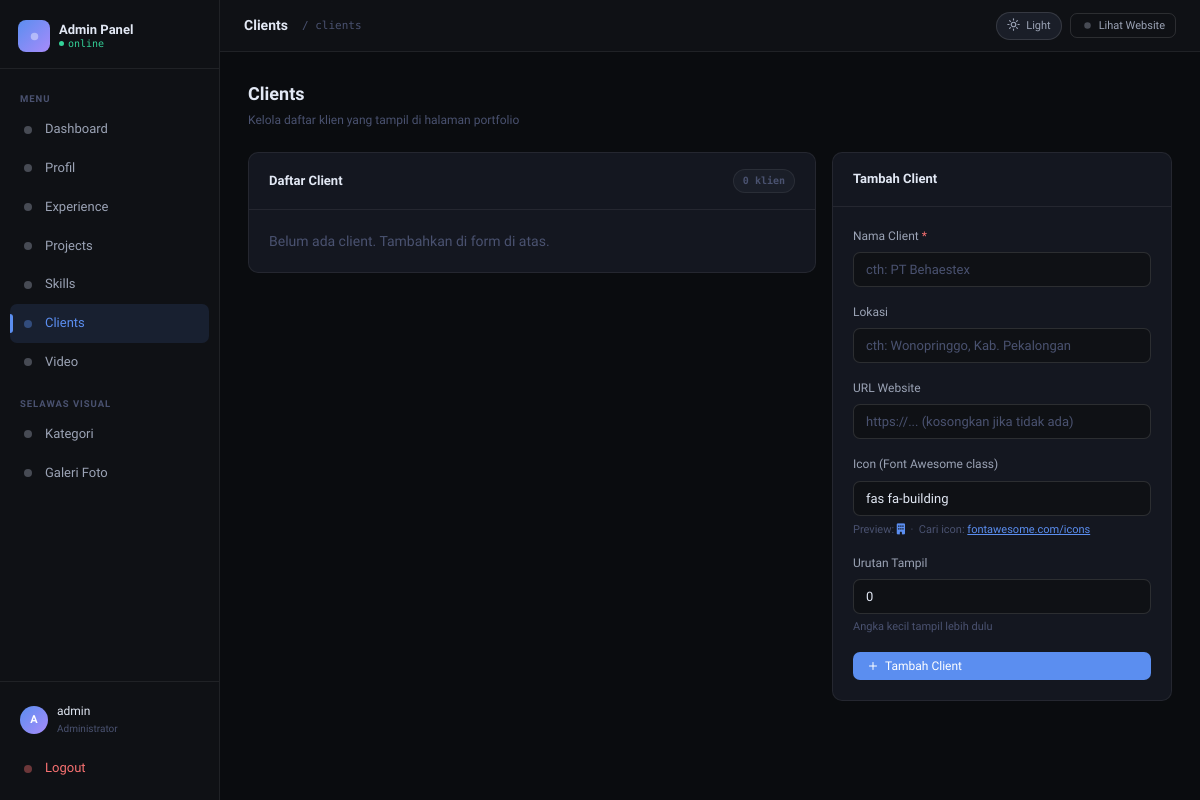
Before: /admin/clients.php (signed in) with the older database file.
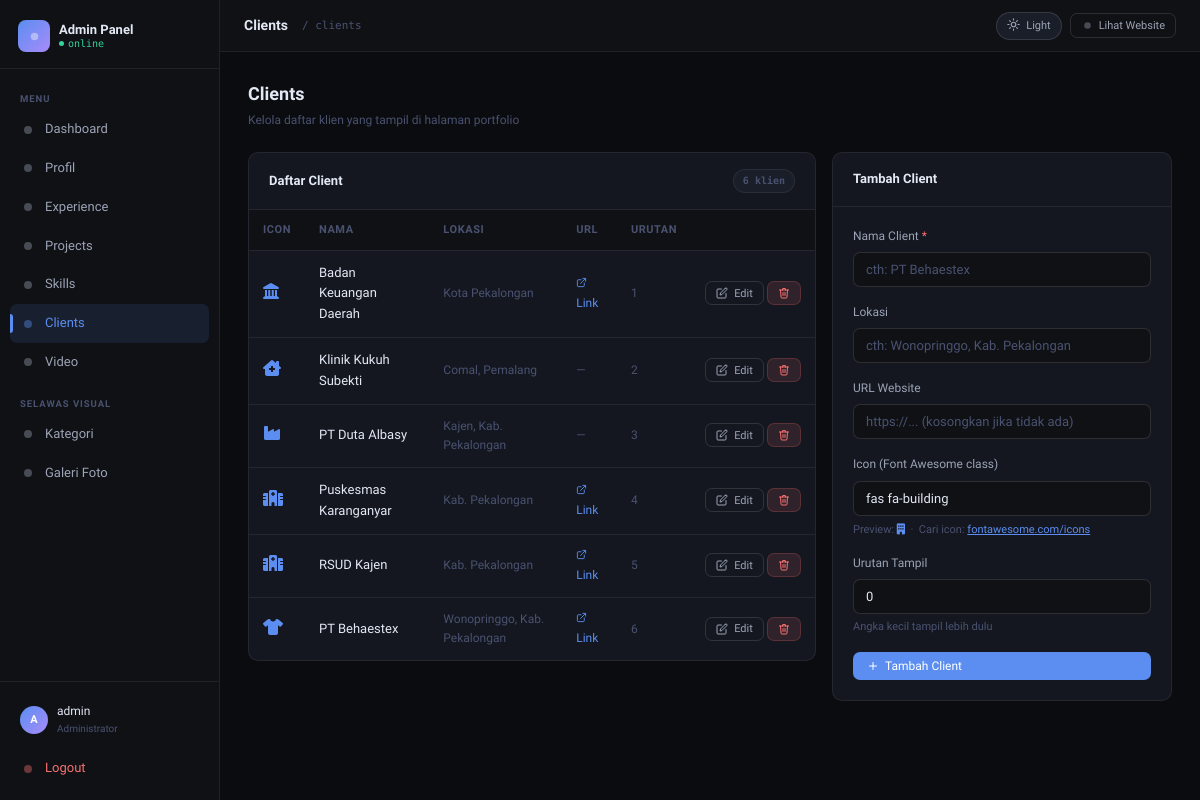
After: the same page with the newer database file.
### tables this page shows
CREATE TABLE `clients` (
  `id` int(11) NOT NULL,
  `name` varchar(150) NOT NULL,
  `location` varchar(150) DEFAULT NULL,
  `url` varchar(255) DEFAULT NULL,
  `icon_class` varchar(80) DEFAULT 'fas fa-building',
  `sort_order` int(11) DEFAULT 0
);

### admin/_auth.php (called while the page is built, shortened)
<?php
function csrf_token(): string {
    return $_SESSION['csrf_token'];
}
function csrf_qs(): string {
    return '_csrf=' . urlencode(csrf_token());
}

### admin/clients.php (the view, shortened to what this page needs)
<?php
require '_auth.php';
$page_title  = 'Clients';
$active_menu = 'clients';
$edit = null;
$clients = $pdo->query("SELECT * FROM clients ORDER BY sort_order, id")->fetchAll();
require '_layout.php';
?>
<div class="page-head">
  <div class="page-head-left">
    <h2>Clients</h2>
    <p>Kelola daftar klien yang tampil di halaman portfolio</p>
  </div>
</div>
<div class="two-col-layout">
  <div class="card card-table">
    <div class="card-header">
      <span class="card-title">Daftar Client</span>
      <span class="badge badge-dim"><?= count($clients) ?> klien</span>
    </div>
    <div style="overflow-x:auto">
      <?php if (empty($clients)): ?>
        <p style="padding:20px;color:var(--text-dim)">Belum ada client. Tambahkan di form di atas.</p>
      <?php else: ?>
        <table class="table">
          <thead>
            <tr>
              <th>Icon</th>
              <th>Nama</th>
              <th>Lokasi</th>
              <th class="col-url">URL</th>
              <th class="col-urutan">Urutan</th>
              <th></th>
            </tr>
          </thead>
          <tbody>
            <?php foreach ($clients as $c): ?>
            <tr>
              <td><i class="<?= htmlspecialchars($c['icon_class']) ?>" style="font-size:16px;color:var(--accent)"></i></td>
              <td style="font-weight:500;color:var(--text-hi)"><?= htmlspecialchars($c['name']) ?></td>
              <td style="color:var(--text-dim);font-size:12px"><?= htmlspecialchars($c['location'] ?? '-') ?></td>
              <td class="col-url" style="font-size:12px">
                <?php if ($c['url']): ?>
                  <a href="<?= htmlspecialchars($c['url']) ?>" target="_blank" rel="noopener"
                     style="color:var(--accent);text-decoration:none">
                    <svg width="11" height="11" viewBox="0 0 24 24" fill="none" stroke="currentColor" stroke-width="2" stroke-linecap="round" stroke-linejoin="round"><path d="M18 13v6a2 2 0 0 1-2 2H5a2 2 0 0 1-2-2V8a2 2 0 0 1 2-2h6"/><polyline points="15 3 21 3 21 9"/><line x1="10" y1="14" x2="21" y2="3"/></svg> Link
                  </a>
                <?php else: ?>
                  <span style="color:var(--text-dim)">—</span>
                <?php endif; ?>
              </td>
              <td class="col-urutan" style="color:var(--text-dim);font-size:12px"><?= $c['sort_order'] ?></td>
              <td style="text-align:right;white-space:nowrap">
                <a href="clients.php?edit=<?= $c['id'] ?>" class="btn btn-ghost btn-sm">
                  <svg width="12" height="12" viewBox="0 0 24 24" fill="none" stroke="currentColor" stroke-width="2" stroke-linecap="round" stroke-linejoin="round"><path d="M11 4H4a2 2 0 0 0-2 2v14a2 2 0 0 0 2 2h14a2 2 0 0 0 2-2v-7"/><path d="M18.5 2.5a2.121 2.121 0 0 1 3 3L12 15l-4 1 1-4 9.5-9.5z"/></svg> Edit
                </a>
                <a href="clients.php?hapus=<?= $c['id'] ?>&<?= csrf_qs() ?>" class="btn btn-danger btn-sm"
                   onclick="return confirm('Hapus client <?= htmlspecialchars($c['name']) ?>?')">
                </a>
              </td>
            </tr>
            <?php endforeach; ?>
          </tbody>
        </table>
      <?php endif; ?>
    </div>
  </div>
  <div class="card card-form">
    <div class="card-header">
      <span class="card-title"><?= $edit ? 'Edit Client' : 'Tambah Client' ?></span>
    </div>
    <div class="card-body">
      <form method="POST">
        <div class="form-group">
          <label class="form-label">Nama Client <span style="color:var(--red)">*</span></label>
          <input type="text" name="name" class="form-control"
                 placeholder="cth: PT Behaestex"
                 value="<?= htmlspecialchars($edit['name'] ?? '') ?>" required>
        </div>
        <div class="form-group">
          <label class="form-label">Lokasi</label>
          <input type="text" name="location" class="form-control"
                 placeholder="cth: Wonopringgo, Kab. Pekalongan"
                 value="<?= htmlspecialchars($edit['location'] ?? '') ?>">
        </div>
        <div class="form-group">
          <label class="form-label">URL Website</label>
          <input type="text" name="url" class="form-control"
                 placeholder="https://... (kosongkan jika tidak ada)"
                 value="<?= htmlspecialchars($edit['url'] ?? '') ?>">
        </div>
        <div class="form-group">
          <label class="form-label">Icon (Font Awesome class)</label>
          <input type="text" name="icon_class" class="form-control"
                 placeholder="cth: fas fa-hospital"
                 value="<?= htmlspecialchars($edit['icon_class'] ?? 'fas fa-building') ?>">
          <div class="form-sub" style="margin-top:5px">
            Preview: <i class="<?= htmlspecialchars($edit['icon_class'] ?? 'fas fa-building') ?>" id="icon-preview" style="color:var(--accent)"></i>
            &nbsp;·&nbsp; Cari icon: <a href="https://fontawesome.com/icons" target="_blank" style="color:var(--accent)">fontawesome.com/icons</a>
          </div>
        </div>
        <div class="form-group">
          <label class="form-label">Urutan Tampil</label>
          <input type="number" name="sort_order" class="form-control" min="0"
                 value="<?= htmlspecialchars($edit['sort_order'] ?? 0) ?>">
          <div class="form-sub">Angka kecil tampil lebih dulu</div>
        </div>
        <button type="submit" class="btn btn-primary" style="width:100%">
          <?= $edit ? '<svg width="12" height="12" viewBox="0 0 24 24" fill="none" stroke="currentColor" stroke-width="2" stroke-linecap="round" stroke-linejoin="round"><path d="M19 21H5a2 2 0 0 1-2-2V5a2 2 0 0 1 2-2h11l5 5v11a2 2 0 0 1-2 2z"/><polyline points="17 21 17 13 7 13 7 21"/><polyline points="7 3 7 8 15 8"/></svg>' : '<svg width="12" height="12" viewBox="0 0 24 24" fill="none" stroke="currentColor" stroke-width="2" stroke-linecap="round" stroke-linejoin="round"><line x1="12" y1="5" x2="12" y2="19"/><line x1="5" y1="12" x2="19" y2="12"/></svg>' ?>
          <?= $edit ? 'Simpan Perubahan' : 'Tambah Client' ?>
        </button>
      </form>
    </div>
  </div>
</div>
</div></div>
</body></html>

### admin/_layout.php (shortened to what this page needs)
<?php
function icon(string $name, int $size = 16): string {
    $s = $size;
    return $icons[$name] ?? "<svg width='$s' height='$s' viewBox='0 0 16 16'><circle cx='8' cy='8' r='4' fill='currentColor' opacity='.4'/></svg>";
}
$menu = [
    ['href' => 'index.php',      'icon' => 'dashboard',   'label' => 'Dashboard',   'key' => 'dashboard'],
    ['href' => 'profil.php',     'icon' => 'profil',      'label' => 'Profil',      'key' => 'profil'],
    ['href' => 'experience.php', 'icon' => 'experience',  'label' => 'Experience',  'key' => 'experience'],
    ['href' => 'projects.php',   'icon' => 'projects',    'label' => 'Projects',    'key' => 'projects'],
    ['href' => 'skills.php',     'icon' => 'skills',      'label' => 'Skills',      'key' => 'skills'],
    ['href' => 'clients.php',    'icon' => 'clients',     'label' => 'Clients',     'key' => 'clients'],
    ['href' => 'video.php',      'icon' => 'video',       'label' => 'Video',       'key' => 'video'],
];
$menu_visual = [
    ['href' => 'kategori.php',   'icon' => 'kategori',    'label' => 'Kategori',    'key' => 'kategori'],
    ['href' => 'galeri.php',     'icon' => 'galeri',      'label' => 'Galeri Foto', 'key' => 'galeri'],
];
?>
<!DOCTYPE html>
<html lang="id" data-theme="dark">
<head>
<link rel="preload" href="https://cdnjs.cloudflare.com/ajax/libs/font-awesome/6.5.0/css/all.min.css" as="style" onload="this.onload=null;this.rel='stylesheet'">
</head>
<body>
<aside class="sidebar" id="sidebar">
  <div class="sb-logo">
    <div class="sb-logo-inner">
      <div class="sb-logo-icon"><?= icon('terminal', 15) ?></div>
      <div class="sb-logo-text">
        <div class="sb-logo-name">Admin Panel</div>
        <div class="sb-logo-sub">online</div>
      </div>
    </div>
  </div>
  <nav class="sb-nav">
    <div class="sb-group">
      <div class="sb-group-label">Menu</div>
      <?php foreach ($menu as $m): ?>
        <a href="<?= $m['href'] ?>" class="sb-link <?= ($active_menu ?? '') === $m['key'] ? 'active' : '' ?>">
          <?= icon($m['icon']) ?>
          <?= $m['label'] ?>
        </a>
      <?php endforeach; ?>
    </div>
    <div class="sb-group">
      <div class="sb-group-label">Selawas Visual</div>
      <?php foreach ($menu_visual as $m): ?>
        <a href="<?= $m['href'] ?>" class="sb-link <?= ($active_menu ?? '') === $m['key'] ? 'active' : '' ?>">
          <?= icon($m['icon']) ?>
          <?= $m['label'] ?>
        </a>
      <?php endforeach; ?>
    </div>
  </nav>
  <div class="sb-footer">
    <div class="sb-user">
      <div class="sb-avatar"><?= strtoupper(substr($_SESSION['username'] ?? 'A', 0, 1)) ?></div>
      <div>
        <div class="sb-username"><?= htmlspecialchars($_SESSION['username'] ?? 'Admin') ?></div>
        <div class="sb-role">Administrator</div>
      </div>
    </div>
    <a href="logout.php" class="sb-link" style="color: var(--red);">
      <?= icon('logout') ?> Logout
    </a>
  </div>
</aside>
<div class="main">
  <div class="topbar">
    <span class="topbar-title"><?= $page_title ?? 'Dashboard' ?></span>
    <span class="topbar-breadcrumb">/ <?= $active_menu ?? 'home' ?></span>
    <div class="topbar-right">
      <button class="theme-toggle" id="themeBtn" onclick="toggleAdminTheme()" aria-label="Toggle tema">
        <span id="themeIcon"><?= icon('sun', 13) ?></span>
        <span id="themeLabel">Light</span>
      </button>
      <a href="../index.php" target="_blank" class="btn btn-ghost btn-sm" style="gap:5px">
        <?= icon('external-link', 13) ?> Lihat Website
      </a>
    </div>
  </div>
  <div class="content fade-in">

### admin/clients.php (style rules this page uses)
.two-col-layout { display: grid; grid-template-columns: 1fr 340px; gap: 16px; align-items: start; }

Changed rows visible on the page:
added clients: name "Badan Keuangan Daerah", location "Kota Pekalongan", sort_order "1"
added clients: name "Klinik Kukuh Subekti", location "Comal, Pemalang", sort_order "2"
added clients: name "PT Duta Albasy", location "Kajen, Kab. Pekalongan", sort_order "3"
added clients: name "Puskesmas Karanganyar", location "Kab. Pekalongan", sort_order "4"
added clients: name "RSUD Kajen", location "Kab. Pekalongan", sort_order "5"
added clients: name "PT Behaestex", location "Wonopringgo, Kab. Pekalongan", sort_order "6"
Other visible differences:
count($clients): "0" → "6"
text no longer shown: "Belum ada client. Tambahkan di form di atas."
text now shown: "ICON NAMA LOKASI URL URUTAN"
